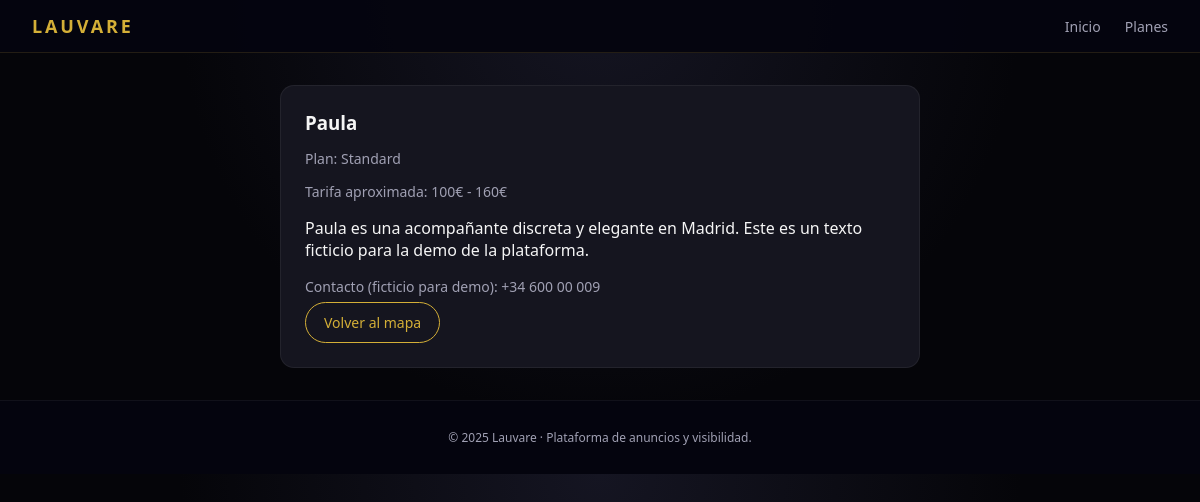
Page /profesional/10/ on the committed database.
### core/models.py (models this page shows, shortened)
class Professional(models.Model):
    PLAN_CHOICES = [
        ('free', 'Free'),
        ('standard', 'Standard'),
        ('premium', 'Premium'),
    ]
    name = models.CharField(max_length=100)
    alias = models.CharField(max_length=100)
    phone = models.CharField(max_length=30, blank=True)
    bio = models.TextField(blank=True)
    price_from = models.IntegerField(null=True, blank=True)
    price_to = models.IntegerField(null=True, blank=True)
    lat = models.FloatField()
    lng = models.FloatField()
    plan = models.CharField(max_length=10, choices=PLAN_CHOICES, default='free')
    is_active = models.BooleanField(default=True)
    created_at = models.DateTimeField(auto_now_add=True)
    class Meta:
        ordering = ['-plan', 'alias']

### core/views.py (the view)
# urls.py: path('profesional/<int:pk>/', views.professional_detail, name='professional_detail'),
def professional_detail(request, pk):
    professional = get_object_or_404(Professional, pk=pk, is_active=True)
    return render(request, 'core/professional_detail.html', {
        'professional': professional,
    })

### core/templates/core/professional_detail.html
{% extends "core/base.html" %}
{% block content %}
<section class="detail-section">
    <article class="detail-card">
        <h1>{{ professional.alias }}</h1>
        <p class="detail-plan">
            Plan: {{ professional.get_plan_display }}
        </p>
        <p class="detail-price">
            Tarifa aproximada: {{ professional.price_from }}€{% if professional.price_to %} - {{ professional.price_to }}€{% endif %}
        </p>
        <p class="detail-bio">
            {{ professional.bio }}
        </p>
        {% if professional.phone %}
        <p class="detail-contact">
            Contacto (ficticio para demo): {{ professional.phone }}
        </p>
        {% endif %}
        <a href="{% url 'core:home' %}" class="btn-secondary">Volver al mapa</a>
    </article>
</section>
{% endblock %}

### core/static/core/css/styles.css (style rules this page uses)
:root { --bg: #050509; --bg-alt: #111119; --card-bg: #15151f; --accent: #d4af37; --accent-soft: #8f7a2b; --text: #f5f5f5; --muted: #a0a0b3; --danger: #ff4f6d; --radius: 14px; }
* { box-sizing: border-box; }
body { margin: 0; font-family: system-ui, -apple-system, BlinkMacSystemFont, "Segoe UI", sans-serif; background: radial-gradient(circle at top, #151522 0, #050509 55%); color: var(--text); }
.btn-primary, .btn-secondary, .btn-outline { display: inline-block; padding: 10px 18px; border-radius: 999px; font-size: 14px; border: 1px solid transparent; cursor: pointer; text-decoration: none; }
.btn-secondary { background: transparent; border-color: var(--accent); color: var(--accent); }
.detail-section { padding: 32px; display: flex; justify-content: center; }
.detail-card { max-width: 640px; width: 100%; background: var(--card-bg); padding: 24px; border-radius: var(--radius); border: 1px solid rgba(255, 255, 255, 0.06); }
.detail-card h1 { margin-top: 0; margin-bottom: 6px; }
.detail-plan, .detail-price, .detail-contact { font-size: 14px; color: var(--muted); margin-bottom: 6px; }

### rows in the picture
Professional: alias "Paula", plan "Standard", price_from "100", price_to "160", bio "Paula es una acompañante discreta y elegante en Madrid. Este es un texto ficticio para la demo de la plataforma.", phone "+34 600 00 009"

### other values in the picture
{{ now|default:"2025" }} "2025"
